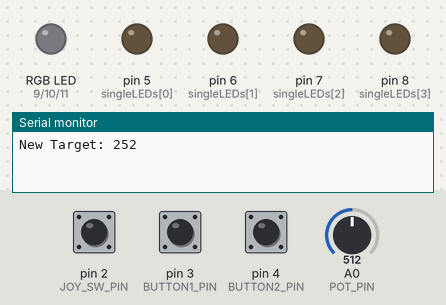
Bench run of a sketch on a simulated Arduino Uno, built with avr-gcc and run on an emulated ATmega328P. Shown: an RGB LED mixed from three pins (HIGH = lit), output pins drawn as LEDs (lit = HIGH), the last lines printed to the serial monitor. The test bench sets the inputs (shaded band); at power-on: pin 3 (BUTTON1_PIN) HIGH, pin 2 (JOY_SW_PIN) HIGH, pin 4 (BUTTON2_PIN) HIGH, A0 (POT_PIN) = 512. Random numbers use the default seed unless the sketch sets one.

Above: at 1.2 s.
1.3 s: pin 3 (BUTTON1_PIN) pulled LOW for 0.15 s
At 2.0 s:
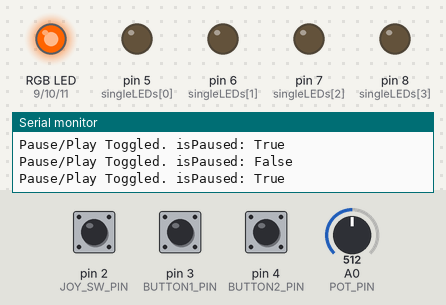
2.9 s: pin 2 (JOY_SW_PIN) pulled LOW for 1 s
At 3.8 s:
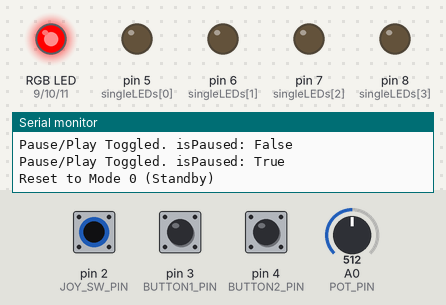
5.4 s: pin 4 (BUTTON2_PIN) pulled LOW for 0.15 s
At 7.8 s:
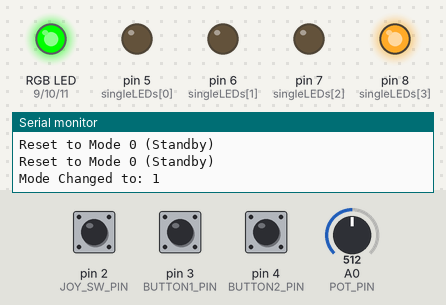
8.4 s: pin 3 (BUTTON1_PIN) pulled LOW for 1 s
At 9.7 s:
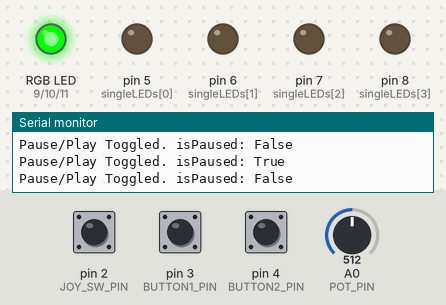
11.4 s: pin 4 (BUTTON2_PIN) pulled LOW for 0.15 s
At 13.2 s:
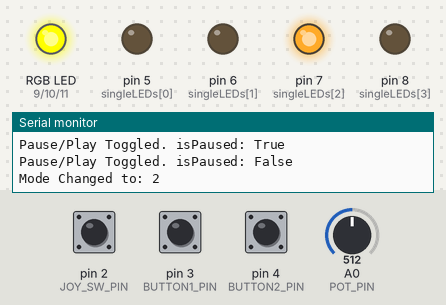
14.5 s: pin 4 (BUTTON2_PIN) pulled LOW for 1 s
At 19.0 s:
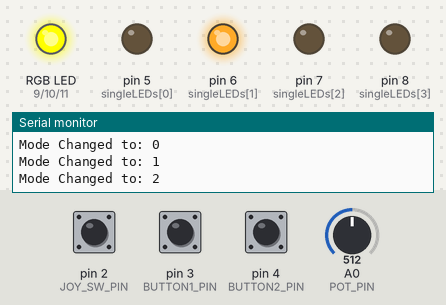
Timing chart, 0 to 19.5 s (numbered marks = the images above; inputs shaded):
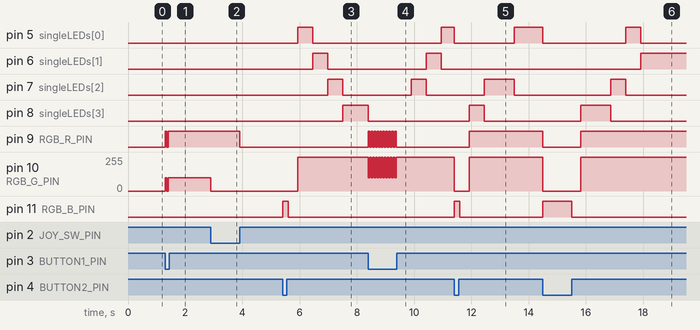

Measured:
- after the input at 1.3 s, pin 9 (RGB_R_PIN): LOW → HIGH at once, → LOW 0.05 s later, → HIGH 0.05 s later; pin 10 (RGB_G_PIN): 0/255 → 100/255 at once
- after the input at 2.9 s, pin 9 (RGB_R_PIN): HIGH → LOW after 1.0 s; pin 10 (RGB_G_PIN): 100/255 → 0/255 at once
- after the input at 5.4 s, pin 5 (singleLEDs[0]): LOW → HIGH after 0.53 s, → LOW 0.52 s later; pin 6 (singleLEDs[1]): LOW → HIGH after 1.0 s, → LOW 0.53 s later; pin 7 (singleLEDs[2]): LOW → HIGH after 1.6 s, → LOW 0.53 s later; pin 8 (singleLEDs[3]): LOW → HIGH after 2.1 s; pin 10 (RGB_G_PIN): 0/255 → 255/255 after 0.53 s
- after the input at 8.4 s, pin 9 (RGB_R_PIN): alternates HIGH for 0.05 s and LOW for 0.05 s, 20 changes in all, then stays LOW, starting at once; pin 10 (RGB_G_PIN): alternates 255/255 for 0.05 s and 100/255 for 0.05 s, 20 changes in all, then stays 255/255, starting at once
- after the input at 11.4 s, pin 9 (RGB_R_PIN): LOW → HIGH after 0.52 s; pin 10 (RGB_G_PIN): 255/255 → 0/255 at once, → 255/255 0.52 s later; pin 11 (RGB_B_PIN): LOW → HIGH at once, → LOW 0.20 s later
- after the input at 14.5 s, pin 9 (RGB_R_PIN): HIGH → LOW at once, → HIGH 1.3 s later; pin 10 (RGB_G_PIN): 255/255 → 0/255 at once, → 255/255 1.3 s later; pin 11 (RGB_B_PIN): LOW → HIGH at once, → LOW 1.0 s later

The sketch:

Button.ino
```cpp
/*
  Project 2: LED Light Show Controller - with Hot/Cold Game!
  Description: Controls various LED light patterns using a joystick,
               potentiometer, and buttons. The RGB LED provides status feedback.
               Includes a new "Hot/Cold" game mode.
*/

// --- Pin Definitions ---
#define POT_PIN A0      // Potentiometer for speed/intensity control
#define JOY_X_PIN A1    // Joystick X-axis (used for Hot/Cold game)
#define JOY_Y_PIN A2    // Joystick Y-axis (not used in this version, but available)
#define JOY_SW_PIN 2    // Joystick Button (Digital Pin)

#define BUTTON1_PIN 3   // Button 1: Pause/Play
#define BUTTON2_PIN 4   // Button 2: Cycle Light Show Modes

// Single Color LEDs (ensure these are connected to your breadboard)
// Pins 5, 6, 7, 8 as per the circuit diagram.
const int singleLEDs[] = {5, 6, 7, 8};
const int NUM_SINGLE_LEDS = sizeof(singleLEDs) / sizeof(singleLEDs[0]);

// RGB LED Pins (Common Cathode assumed, connected to PWM pins for color mixing)
#define RGB_R_PIN 9
#define RGB_G_PIN 10
#define RGB_B_PIN 11

// --- Global Variables ---
int currentMode = 0; // 0: Off, 1: Knight Rider, 2: Random Blink, 3: Fading, 4: Hot/Cold Game
const int MAX_MODES = 5; // Total number of modes (0 to 4)

unsigned long previousMillis = 0; // For non-blocking timing
int patternDelay = 100;           // Default delay for patterns (milliseconds)

bool isPaused = false;            // State for pause/play functionality

// Variables for debouncing buttons
unsigned long lastButtonPressTime[3] = {0, 0, 0}; // For JOY_SW, BUTTON1, BUTTON2
const long debounceDelay = 50; // Milliseconds

// Variables for Knight Rider pattern
int knightRiderIndex = 0;
int knightRiderDirection = 1; // 1 for forward, -1 for backward

// Variables for Fading pattern
int fadeBrightness = 0;
int fadeAmount = 5; // How much to change brightness each step

// --- Hot/Cold Game Variables ---
int targetValue = 0;        // The hidden joystick X value to find
bool foundTarget = false;   // True if the player has found the target
unsigned long gameResetTime = 0; // When the game was won/reset
const long WIN_CELEBRATION_DURATION = 2000; // 2 seconds of celebration

// --- Setup Function ---
void setup() {
  Serial.begin(9600); // Initialize serial communication for debugging

  // Set pin modes for inputs
  pinMode(POT_PIN, INPUT);
  pinMode(JOY_X_PIN, INPUT);
  pinMode(JOY_Y_PIN, INPUT);
  pinMode(JOY_SW_PIN, INPUT_PULLUP); // Use internal pull-up resistor
  pinMode(BUTTON1_PIN, INPUT_PULLUP); // Use internal pull-up resistor
  pinMode(BUTTON2_PIN, INPUT_PULLUP); // Use internal pull-up resistor

  // Set pin modes for outputs (Single Color LEDs)
  for (int i = 0; i < NUM_SINGLE_LEDS; i++) {
    pinMode(singleLEDs[i], OUTPUT);
  }

  // Set pin modes for outputs (RGB LED)
  pinMode(RGB_R_PIN, OUTPUT);
  pinMode(RGB_G_PIN, OUTPUT);
  pinMode(RGB_B_PIN, OUTPUT);

  // Initial state: all LEDs off, RGB off
  allLEDsOff();
  setRGBColor(0, 0, 0); // Turn off RGB LED

  // Seed the random number generator (important for random patterns and game)
  randomSeed(analogRead(A3)); // Use an unconnected analog pin for random noise

  // Generate initial target for the game
  generateNewTarget();
}

// --- Helper Functions ---

/**
 * @brief Sets the color of the RGB LED.
 * @param r Red component (0-255)
 * @param g Green component (0-255)
 * @param b Blue component (0-255)
 */
void setRGBColor(int r, int g, int b) {
  analogWrite(RGB_R_PIN, r);
  analogWrite(RGB_G_PIN, g);
  analogWrite(RGB_B_PIN, b);
}

/**
 * @brief Turns off all single color LEDs.
 */
void allLEDsOff() {
  for (int i = 0; i < NUM_SINGLE_LEDS; i++) {
    digitalWrite(singleLEDs[i], LOW);
  }
}

/**
 * @brief Reads a debounced button press.
 * @param pin The digital pin the button is connected to.
 * @param buttonIndex An index (0, 1, or 2) to store the last press time for this button.
 * @return True if a confirmed button press occurred, false otherwise.
 */
bool readDebouncedButton(int pin, int buttonIndex) {
  bool buttonState = digitalRead(pin); // Read the current state of the button

  // If the button is pressed (LOW because of INPUT_PULLUP)
  if (buttonState == LOW) {
    // Check if enough time has passed since the last confirmed press
    if (millis() - lastButtonPressTime[buttonIndex] > debounceDelay) {
      lastButtonPressTime[buttonIndex] = millis(); // Update the last press time
      return true; // Return true for a confirmed press
    }
  }
  return false; // Button not pressed or still debouncing
}

/**
 * @brief Generates a new random target for the Hot/Cold game.
 */
void generateNewTarget() {
  targetValue = random(100, 924); // Target between 100 and 923 to avoid joystick extremes
  foundTarget = false;
  Serial.print("New Target: ");
  Serial.println(targetValue);
  allLEDsOff(); // Clear LEDs for new game
}

/**
 * @brief Provides visual feedback for the Hot/Cold game based on distance to target.
 * @param distance The absolute difference between joystick value and target.
 */
void updateHotColdFeedback(int distance) {
  // RGB LED Feedback
  if (distance < 10) { // Very Hot (within 10 units)
    setRGBColor(255, 0, 0); // Red
  } else if (distance < 50) { // Warm (within 50 units)
    setRGBColor(255, 0, 255); // Magenta
  } else { // Cold (more than 50 units away)
    setRGBColor(0, 0, 255); // Blue
  }

  // Single LED Bar Graph Feedback (more LEDs = hotter)
  allLEDsOff(); // Start by turning all off
  // Map distance (0-1023) to number of LEDs to light (NUM_SINGLE_LEDS down to 0)
  // Invert the mapping: small distance (hot) -> many LEDs, large distance (cold) -> few LEDs
  int numLedsToLight = map(distance, 0, 1023, NUM_SINGLE_LEDS, 0);
  numLedsToLight = constrain(numLedsToLight, 0, NUM_SINGLE_LEDS); // Ensure within bounds

  for (int i = 0; i < numLedsToLight; i++) {
    digitalWrite(singleLEDs[i], HIGH);
  }
}

// --- Main Loop ---
void loop() {
  unsigned long currentMillis = millis(); // Get current time

  // 1. Read Potentiometer for pattern speed/intensity (still active for other modes)
  int potValue = analogRead(POT_PIN);
  patternDelay = map(potValue, 0, 1023, 50, 1000);

  // 2. Handle Button 1 (Pause/Play)
  if (readDebouncedButton(BUTTON1_PIN, 0)) {
    isPaused = !isPaused; // Toggle pause state
    if (isPaused) {
      setRGBColor(255, 100, 0); // Orange for paused
      allLEDsOff(); // Turn off LEDs when paused
    } else {
      setRGBColor(0, 255, 0); // Green for playing
      previousMillis = currentMillis; // Reset previousMillis to avoid immediate pattern jump
    }
    Serial.print("Pause/Play Toggled. isPaused: ");
    Serial.println(isPaused ? "True" : "False");
  }

  // 3. Handle Button 2 (Cycle Light Show Modes)
  if (readDebouncedButton(BUTTON2_PIN, 1)) {
    currentMode = (currentMode + 1) % MAX_MODES; // Cycle to the next mode
    allLEDsOff(); // Turn off all single LEDs when changing mode
    setRGBColor(0, 0, 255); // Flash Blue for mode change
    delay(200); // Brief delay to show the blue flash
    setRGBColor(0, 0, 0); // Turn off RGB after flash
    previousMillis = currentMillis; // Reset timer for the new mode
    knightRiderIndex = 0; // Reset Knight Rider pattern
    knightRiderDirection = 1;
    fadeBrightness = 0; // Reset fade pattern
    foundTarget = false; // Reset game state if entering Hot/Cold mode
    if (currentMode == 4) { // If entering Hot/Cold game mode
      generateNewTarget();
    }
    Serial.print("Mode Changed to: ");
    Serial.println(currentMode);
  }

  // 4. Handle Joystick Button (Reset to Mode 0 / Standby)
  if (readDebouncedButton(JOY_SW_PIN, 2)) {
    currentMode = 0; // Go to standby mode
    allLEDsOff();
    setRGBColor(255, 0, 0); // Flash Red for reset
    delay(500); // Longer delay to emphasize reset
    setRGBColor(0, 0, 0); // Turn off RGB
    isPaused = false; // Ensure not paused after reset
    previousMillis = currentMillis; // Reset timer
    knightRiderIndex = 0; // Reset pattern variables
    knightRiderDirection = 1;
    fadeBrightness = 0;
    foundTarget = false; // Reset game state
    Serial.println("Reset to Mode 0 (Standby)");
  }

  // If paused, do nothing further in the loop for patterns/game
  if (isPaused) {
    return;
  }

  // 5. Run the current light show mode or game
  switch (currentMode) {
    case 0: // Mode 0: All Off / Standby
      allLEDsOff();
      setRGBColor(0, 0, 0); // Keep RGB off
      break;

    case 1: // Mode 1: Knight Rider (Chaser)
      if (currentMillis - previousMillis >= patternDelay) {
        previousMillis = currentMillis;

        allLEDsOff();
        digitalWrite(singleLEDs[knightRiderIndex], HIGH);

        knightRiderIndex += knightRiderDirection;
        if (knightRiderIndex >= NUM_SINGLE_LEDS || knightRiderIndex < 0) {
          knightRiderDirection *= -1;
          knightRiderIndex += knightRiderDirection;
        }
        setRGBColor(0, 255, 0); // Green for active pattern
      }
      break;

    case 2: // Mode 2: Random Blink
      if (currentMillis - previousMillis >= patternDelay) {
        previousMillis = currentMillis;

        allLEDsOff();
        int randomLED = random(NUM_SINGLE_LEDS);
        digitalWrite(singleLEDs[randomLED], HIGH);
        setRGBColor(255, 255, 0); // Yellow for active pattern
      }
      break;

    case 3: // Mode 3: Fading (using the first single LED, assuming it's PWM capable)
      if (currentMillis - previousMillis >= patternDelay / 10) { // Faster update for smooth fade
        previousMillis = currentMillis;

        analogWrite(singleLEDs[0], fadeBrightness);

        fadeBrightness += fadeAmount;
        if (fadeBrightness <= 0 || fadeBrightness >= 255) {
          fadeAmount *= -1;
          fadeBrightness = constrain(fadeBrightness, 0, 255);
        }
        setRGBColor(0, 255, 255); // Cyan for active pattern
      }
      break;

    case 4: // Mode 4: Hot/Cold Game
      if (!foundTarget) {
        int joyXValue = analogRead(JOY_X_PIN);
        int distance = abs(joyXValue - targetValue); // Calculate distance from target

        updateHotColdFeedback(distance); // Update LEDs based on distance

        // Check if target is found (within a very small range)
        if (distance < 5) { // Adjust this threshold for difficulty (smaller = harder)
          foundTarget = true;
          gameResetTime = currentMillis; // Record time of win
          Serial.println("Target Found! New game in 2 seconds...");
        }
      } else {
        // Celebration animation when target is found
        setRGBColor(0, 255, 0); // Solid Green for win
        // Blink all single LEDs
        if (currentMillis - previousMillis >= 100) { // Blink every 100ms
          previousMillis = currentMillis;
          for (int i = 0; i < NUM_SINGLE_LEDS; i++) {
            digitalWrite(singleLEDs[i], !digitalRead(singleLEDs[i])); // Toggle LED state
          }
        }

        // After celebration, reset for a new game
        if (currentMillis - gameResetTime >= WIN_CELEBRATION_DURATION) {
          generateNewTarget(); // Generate a new target
          allLEDsOff(); // Ensure LEDs are off before new game starts
          setRGBColor(0, 0, 0); // Turn off RGB
        }
      }
      break;
  }
}
```
